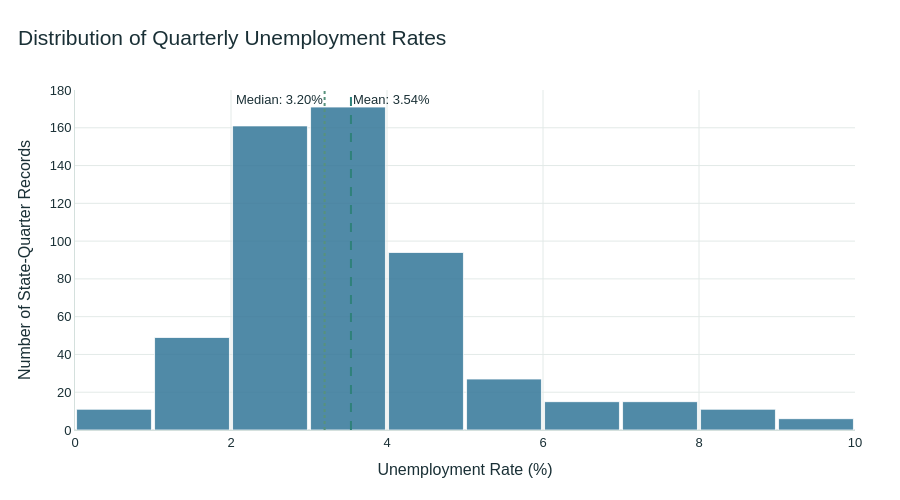

This figure's notebook cell:
### Code cell
# CELL 31
# INTERACTIVE CHART 5:
# Distribution of quarterly unemployment rates.

interactive_mean = df_qtr["u_rate"].mean()
interactive_median = df_qtr["u_rate"].median()

histogram_figure = go.Figure()

histogram_figure.add_trace(
    go.Histogram(
        x=df_qtr["u_rate"],
        nbinsx=18,
        name="State-quarter records",
        marker={
            "color": ACCENT_COLORS["blue"],
            "line": {
                "color": "#FFFFFF",
                "width": 0.8
            }
        },
        opacity=0.88,
        hovertemplate=(
            "Unemployment-rate range: %{x}<br>"
            "Number of records: %{y}"
            "<extra></extra>"
        )
    )
)

histogram_figure.add_vline(
    x=interactive_mean,
    line_width=2,
    line_dash="dash",
    line_color=ACCENT_COLORS["teal"],
    annotation_text=(
        f"Mean: {interactive_mean:.2f}%"
    ),
    annotation_position="top right"
)

histogram_figure.add_vline(
    x=interactive_median,
    line_width=2,
    line_dash="dot",
    line_color=ACCENT_COLORS["green"],
    annotation_text=(
        f"Median: {interactive_median:.2f}%"
    ),
    annotation_position="top left"
)

histogram_figure.update_layout(
    title="Distribution of Quarterly Unemployment Rates",
    xaxis_title="Unemployment Rate (%)",
    yaxis_title="Number of State-Quarter Records",
    bargap=0.04,
    showlegend=False
)

apply_dashboard_theme(
    histogram_figure,
    theme="light",
    height=500
)

histogram_figure.show()

### Figure 1 — Plotly figure (JSON) as saved in the notebook; plotly's stock layout.template omitted (floating-point values rounded to 4 significant figures; data arrays with more than 128 entries replaced by an {"elided": "..."} marker saying what was removed)
{"data": [{"hovertemplate": "Unemployment-rate range: %{x}<br>Number of records: %{y}<extra></extra>", "marker": {"color": "#397A9B", "line": {"color": "#FFFFFF", "width": 0.8}}, "name": "State-quarter records", "nbinsx": 18, "opacity": 0.88, "type": "histogram", "x": {"elided": "560 float values"}}], "layout": {"annotations": [{"showarrow": false, "text": "Mean: 3.54%", "x": 3.538, "xanchor": "left", "xref": "x", "y": 1, "yanchor": "top", "yref": "y domain"}, {"showarrow": false, "text": "Median: 3.20%", "x": 3.2, "xanchor": "right", "xref": "x", "y": 1, "yanchor": "top", "yref": "y domain"}], "bargap": 0.04, "font": {"color": "#1A3036", "family": "Arial, Helvetica, sans-serif", "size": 13}, "height": 500, "hoverlabel": {"bgcolor": "#FFFFFF", "bordercolor": "#2F817A", "font": {"color": "#1A3036"}}, "legend": {"font": {"color": "#1A3036"}, "title": {"font": {"color": "#1A3036"}}}, "margin": {"b": 70, "l": 75, "r": 45, "t": 90}, "paper_bgcolor": "#FFFFFF", "plot_bgcolor": "#FFFFFF", "shapes": [{"line": {"color": "#2F817A", "dash": "dash", "width": 2}, "type": "line", "x0": 3.538, "x1": 3.538, "xref": "x", "y0": 0, "y1": 1, "yref": "y domain"}, {"line": {"color": "#57927C", "dash": "dot", "width": 2}, "type": "line", "x0": 3.2, "x1": 3.2, "xref": "x", "y0": 0, "y1": 1, "yref": "y domain"}], "showlegend": false, "title": {"font": {"color": "#1A3036", "size": 21}, "text": "Distribution of Quarterly Unemployment Rates", "x": 0.02, "xanchor": "left"}, "xaxis": {"gridcolor": "#E3EAE8", "linecolor": "#D4E0DD", "tickfont": {"color": "#1A3036"}, "title": {"font": {"color": "#1A3036"}, "text": "Unemployment Rate (%)"}, "zerolinecolor": "#E3EAE8"}, "yaxis": {"gridcolor": "#E3EAE8", "linecolor": "#D4E0DD", "tickfont": {"color": "#1A3036"}, "title": {"font": {"color": "#1A3036"}, "text": "Number of State-Quarter Records"}, "zerolinecolor": "#E3EAE8"}}}
